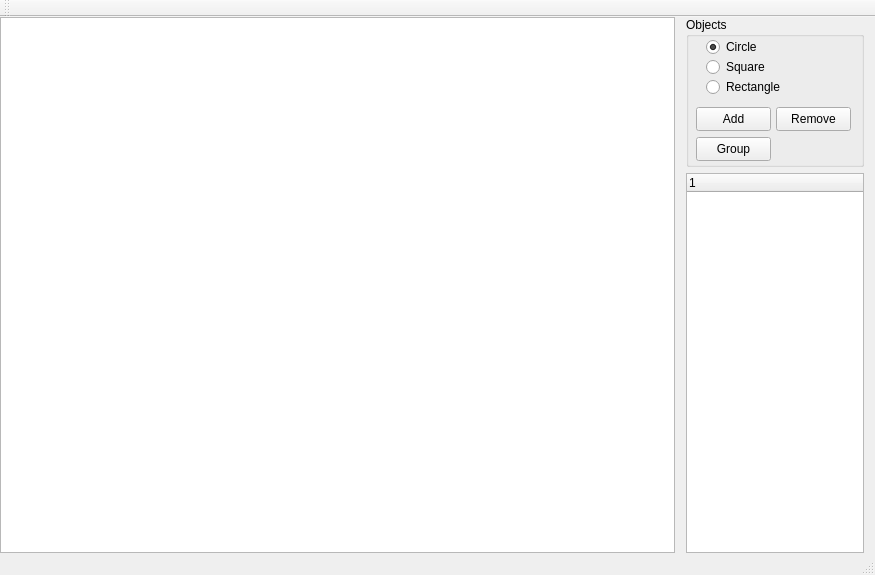
<?xml version="1.0" encoding="UTF-8"?>
<ui version="4.0">
 <class>VirtualWorldClass</class>
 <widget class="QMainWindow" name="VirtualWorldClass">
  <property name="geometry">
   <rect>
    <x>0</x>
    <y>0</y>
    <width>875</width>
    <height>575</height>
   </rect>
  </property>
  <property name="windowTitle">
   <string>VirtualWorld</string>
  </property>
  <widget class="QWidget" name="centralWidget">
   <layout class="QHBoxLayout" name="horizontalLayout">
    <property name="spacing">
     <number>0</number>
    </property>
    <property name="leftMargin">
     <number>0</number>
    </property>
    <property name="topMargin">
     <number>0</number>
    </property>
    <property name="rightMargin">
     <number>0</number>
    </property>
    <property name="bottomMargin">
     <number>0</number>
    </property>
    <item>
     <widget class="QWidget" name="widget" native="true">
      <layout class="QHBoxLayout" name="horizontalLayout_2">
       <property name="spacing">
        <number>0</number>
       </property>
       <property name="leftMargin">
        <number>0</number>
       </property>
       <property name="topMargin">
        <number>0</number>
       </property>
       <property name="rightMargin">
        <number>0</number>
       </property>
       <property name="bottomMargin">
        <number>0</number>
       </property>
       <item>
        <widget class="QGraphicsView" name="graphicsView">
         <property name="dragMode">
          <enum>QGraphicsView::NoDrag</enum>
         </property>
         <property name="viewportUpdateMode">
          <enum>QGraphicsView::SmartViewportUpdate</enum>
         </property>
        </widget>
       </item>
      </layout>
     </widget>
    </item>
    <item>
     <widget class="QWidget" name="widget_2" native="true">
      <property name="minimumSize">
       <size>
        <width>200</width>
        <height>0</height>
       </size>
      </property>
      <property name="maximumSize">
       <size>
        <width>200</width>
        <height>16777215</height>
       </size>
      </property>
      <layout class="QVBoxLayout" name="verticalLayout">
       <property name="topMargin">
        <number>0</number>
       </property>
       <property name="bottomMargin">
        <number>0</number>
       </property>
       <item>
        <widget class="QGroupBox" name="groupBox">
         <property name="minimumSize">
          <size>
           <width>0</width>
           <height>150</height>
          </size>
         </property>
         <property name="title">
          <string>Objects</string>
         </property>
         <widget class="QRadioButton" name="radioButton_Circle">
          <property name="geometry">
           <rect>
            <x>20</x>
            <y>20</y>
            <width>89</width>
            <height>20</height>
           </rect>
          </property>
          <property name="text">
           <string>Circle</string>
          </property>
          <property name="checked">
           <bool>true</bool>
          </property>
         </widget>
         <widget class="QRadioButton" name="radioButton_Square">
          <property name="geometry">
           <rect>
            <x>20</x>
            <y>40</y>
            <width>89</width>
            <height>20</height>
           </rect>
          </property>
          <property name="text">
           <string>Square</string>
          </property>
         </widget>
         <widget class="QRadioButton" name="radioButton_Rectangle">
          <property name="geometry">
           <rect>
            <x>20</x>
            <y>60</y>
            <width>89</width>
            <height>20</height>
           </rect>
          </property>
          <property name="text">
           <string>Rectangle</string>
          </property>
         </widget>
         <widget class="QPushButton" name="Object_GroupButton">
          <property name="geometry">
           <rect>
            <x>10</x>
            <y>120</y>
            <width>75</width>
            <height>24</height>
           </rect>
          </property>
          <property name="text">
           <string>Group</string>
          </property>
         </widget>
         <widget class="QPushButton" name="Object_AddButton">
          <property name="geometry">
           <rect>
            <x>10</x>
            <y>90</y>
            <width>75</width>
            <height>24</height>
           </rect>
          </property>
          <property name="text">
           <string>Add</string>
          </property>
         </widget>
         <widget class="QPushButton" name="Object_RemoveButton">
          <property name="geometry">
           <rect>
            <x>90</x>
            <y>90</y>
            <width>75</width>
            <height>24</height>
           </rect>
          </property>
          <property name="text">
           <string>Remove</string>
          </property>
         </widget>
        </widget>
       </item>
       <item>
        <widget class="QTreeWidget" name="treeWidget"/>
       </item>
      </layout>
     </widget>
    </item>
   </layout>
  </widget>
  <widget class="QMenuBar" name="menuBar">
   <property name="geometry">
    <rect>
     <x>0</x>
     <y>0</y>
     <width>875</width>
     <height>22</height>
    </rect>
   </property>
  </widget>
  <widget class="QToolBar" name="mainToolBar">
   <attribute name="toolBarArea">
    <enum>TopToolBarArea</enum>
   </attribute>
   <attribute name="toolBarBreak">
    <bool>false</bool>
   </attribute>
  </widget>
  <widget class="QStatusBar" name="statusBar"/>
 </widget>
 <layoutdefault spacing="6" margin="11"/>
 <resources>
  <include location="virtualworld.qrc"/>
 </resources>
 <connections/>
</ui>
